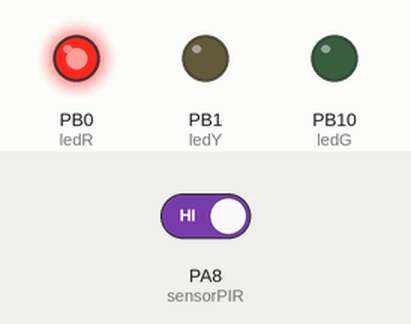
Bench run of a sketch on a simulated STM32 Blue Pill. Parts: output pins drawn as LEDs (lit = HIGH). Inputs (shaded band) come from the test bench; at power-on: PA8 (sensorPIR) HIGH. What the sketch prints to the serial monitor is not drawn.

Above: at 1.2 s.
1.3 s: PA8 (sensorPIR) driven LOW
At 1.6 s:
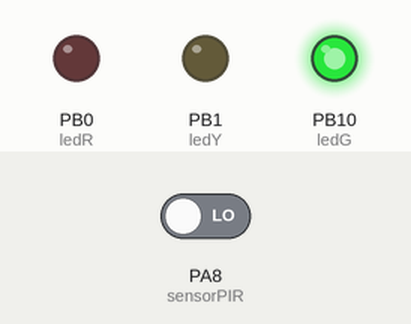
2.8 s: PA8 (sensorPIR) driven HIGH
At 4.0 s:
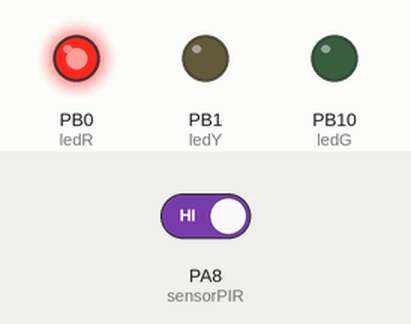
Timing chart, 0 to 5.8 s (numbered marks = the images above; inputs shaded):
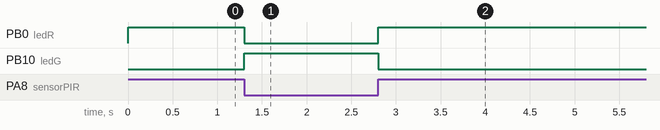

The sketch:

STM32_PIR.ino
```cpp
//INISIALISASI
int ledR=PB0;
int ledY=PB1;
int ledG=PB10;
int sensorPIR=PA8;

void setup() {
  Serial.begin(9600);
  pinMode(ledR,OUTPUT);
  pinMode(ledY,OUTPUT);
  pinMode(ledG,OUTPUT);
  pinMode(sensorPIR,INPUT);
}

void loop() {
  //BACA SENSOR
  int bacaPIR=digitalRead(sensorPIR);

  //PRINT TO SERIAL
  Serial.print("Nilai PIR= ");
  Serial.print(bacaPIR);
  Serial.println();

  //LOGIKA
  if(bacaPIR==0){
  digitalWrite(ledG,HIGH);
  digitalWrite(ledY,LOW);
  digitalWrite(ledR,LOW);
  }else{
  digitalWrite(ledR,HIGH);
  digitalWrite(ledY,LOW);
  digitalWrite(ledG,LOW);
 }
}
```

Measured:
- after the input at 1.3 s, PB0 (ledR): HIGH → LOW at once; PB10 (ledG): LOW → HIGH at once
- after the input at 2.8 s, PB0 (ledR): LOW → HIGH at once; PB10 (ledG): HIGH → LOW at once
